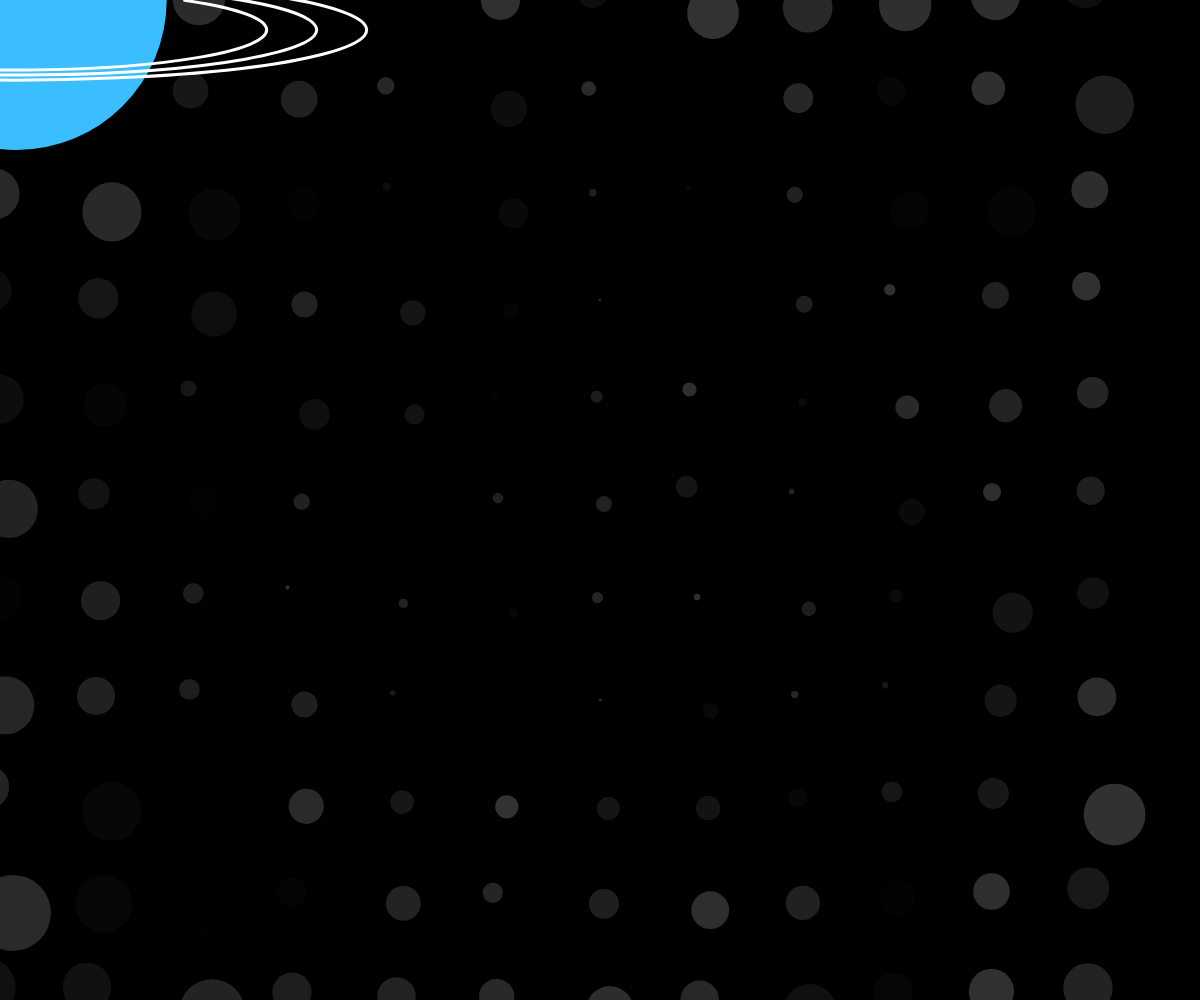
Frame 1 (no input)
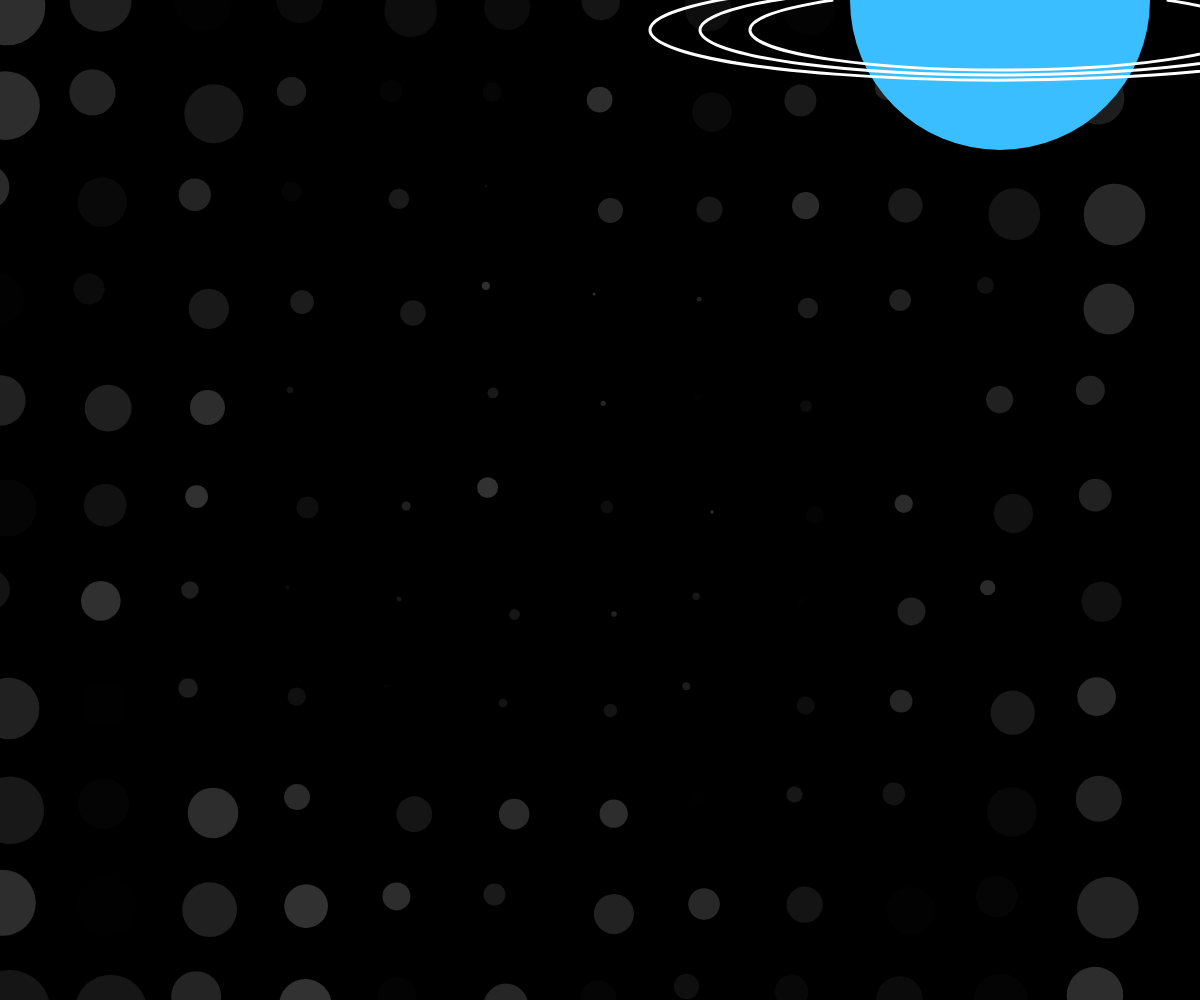
Frame 60 (no input)
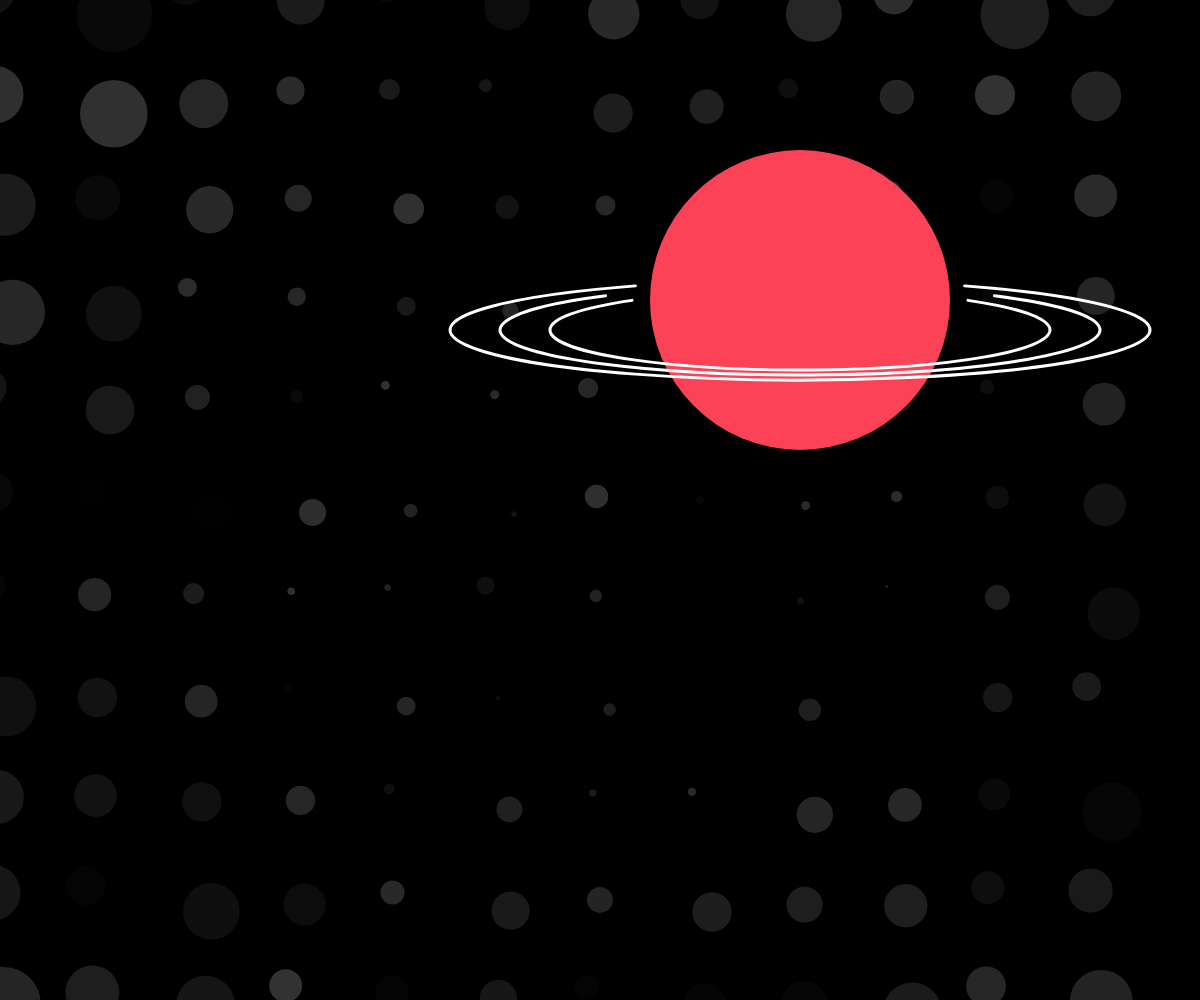
Frame 120 (the mouse pressed at the canvas centre since frame 60)

The p5.js sketch that drew these frames (run headless with seeded random() and noise() and a simulated clock; from frame 60 on, the mouse is pressed at the canvas centre):

// p5.js sketch
// ── sketch.js
let r = 15;
let p;
let colors;
let currentColorIndex = 0;
function setup() {
  angleMode(DEGREES);
  let p = 0;
  colors = [
    color(59, 190, 255),
    color(252, 66, 87),
    color(105, 105, 105),
    color(84, 255, 144),
    color(255, 255, 255),
  ];
}

function draw() {
  push();
  createCanvas(windowWidth, windowHeight);
  background(0);
  noStroke();

  for (let n = 0; n < windowWidth; n += 100) {
    for (let d = 0; d < windowWidth; d += 100) {
      let c = random(0, 50);
      fill(c);
      let ab = dist(n, d, windowWidth / 2, windowHeight / 2);
      let l = map(
        ab,
        0,
        dist(0, 0, windowWidth / 2, windowHeight / 2),
        -20,
        70
      );
      let ran1 = random(-r, r);
      ellipse(n + ran1, d + ran1, l + ran1);
    }
  }
  pop();
  let c;

  let p = millis() % windowWidth;


  push();
  noStroke();
  fill(colors[currentColorIndex]);
  ellipse(p, mouseX / 2, 300, 300);

  pop();

  push();
  noFill();
  stroke(255);
  strokeWeight(3);
  arc(p, mouseX / 2 + 30, 500, 80, -10, 190);
  arc(p, mouseX / 2 + 30, 600, 90, -10, 190);
  arc(p, mouseX / 2 + 30, 700, 100, -15, 195);
  pop();
}
function mousePressed() {
  currentColorIndex = (currentColorIndex + 1) % colors.length;
}
